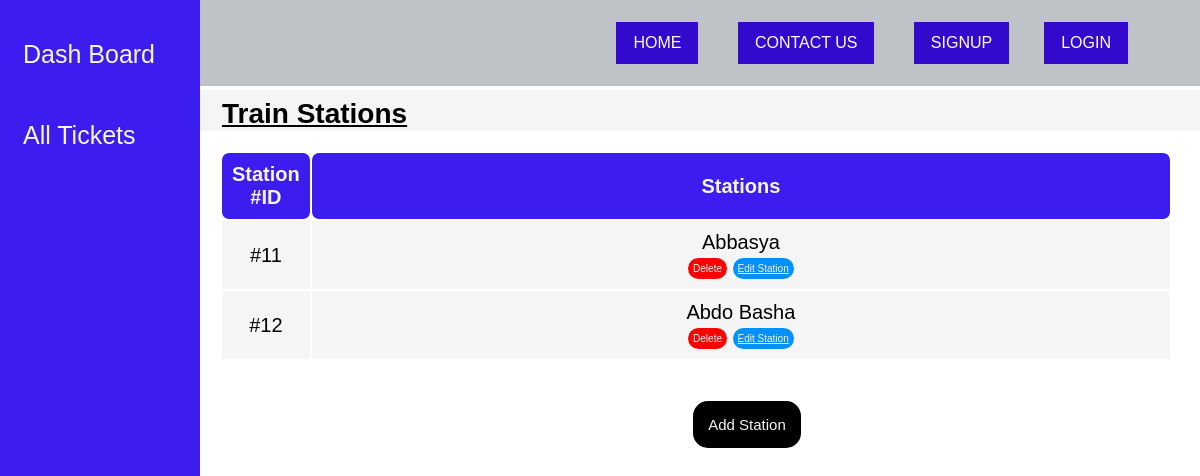
/train-stations.php, run on an earlier commit of the app's database.
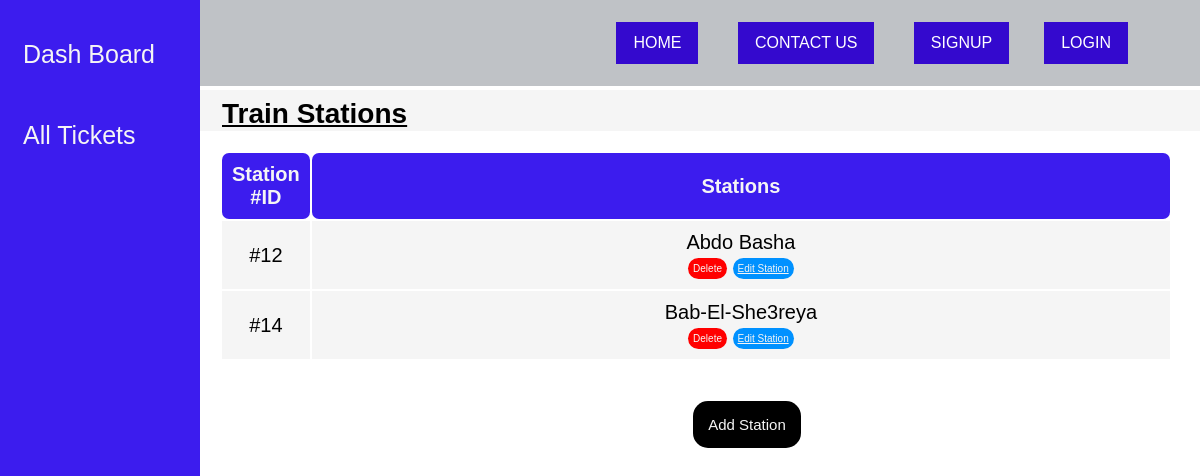
And on a later commit of the database.
### tables this page shows
CREATE TABLE `stations` (
  `stations` varchar(200) NOT NULL,
  `station_id` int(255) NOT NULL
);

### train-stations.php (the view, shortened to what this page needs)
<!DOCTYPE html>
<html lang="en">
<head>
    <link rel="stylesheet" href="CSS/admin-panel.css">
</head>
<?php
    include 'navbar.php';?>
<body>
    <div class="sidenav">
        <a href="admin-panel.php">Dash Board</a>
        <a href="all-tickets.php">All Tickets</a>
    </div>
    <div class="body2">
        <div class="title">
            <p> <b>Train Stations</b></p>
        </div>
        <div class="users-table">
            <table>
                <thead>
                    <tr>
                        <th  class="special-head">Station #ID</th>
                        <th >Stations</th>
                    </tr>
                </thead>
                <?php
                         $sql = 'SELECT * FROM stations ';
                         $result= mysqli_query($conn,$sql);
                         while ($row= mysqli_fetch_assoc($result)){
                         ?>
                                         <tbody>
                                                <tr class="grey-tr">
                                                 <td>#<?php echo  $row['station_id'];?>
                                                 <td><?php echo $row['stations']; ?>
                                                <form action = 'deleteStation.php?action=remove&id=<?php echo $row['station_id'];?>' method = 'POST'>
                                                    <input id="delete-station-button" type = 'submit' name = 'delete' value = 'Delete' >
                                                    <div class="button-to-edit-station">
                                                        <a id="edit-station-button" href = 'edit-station.php?action=edit&id=<?php echo $row['station_id'];?>'>Edit Station</a>
                                                    </div>
                                                   </td>
                                             </tr>
                                         </tbody>
                                         <?php
                         }
                         ?>
                                     </table>
                                 </div>
        <div class="centering">
        <div class="button-to-add-station">
            <button id="add-station-button" onclick="openForm()">Add Station</button>
        </div>
    </div>
    </div>
</body>
</html>

What changed in the data, as far as the page shows it:
removed stations: station_id "11", stations "Abbasya"
added stations: station_id "14", stations "Bab-El-She3reya"
